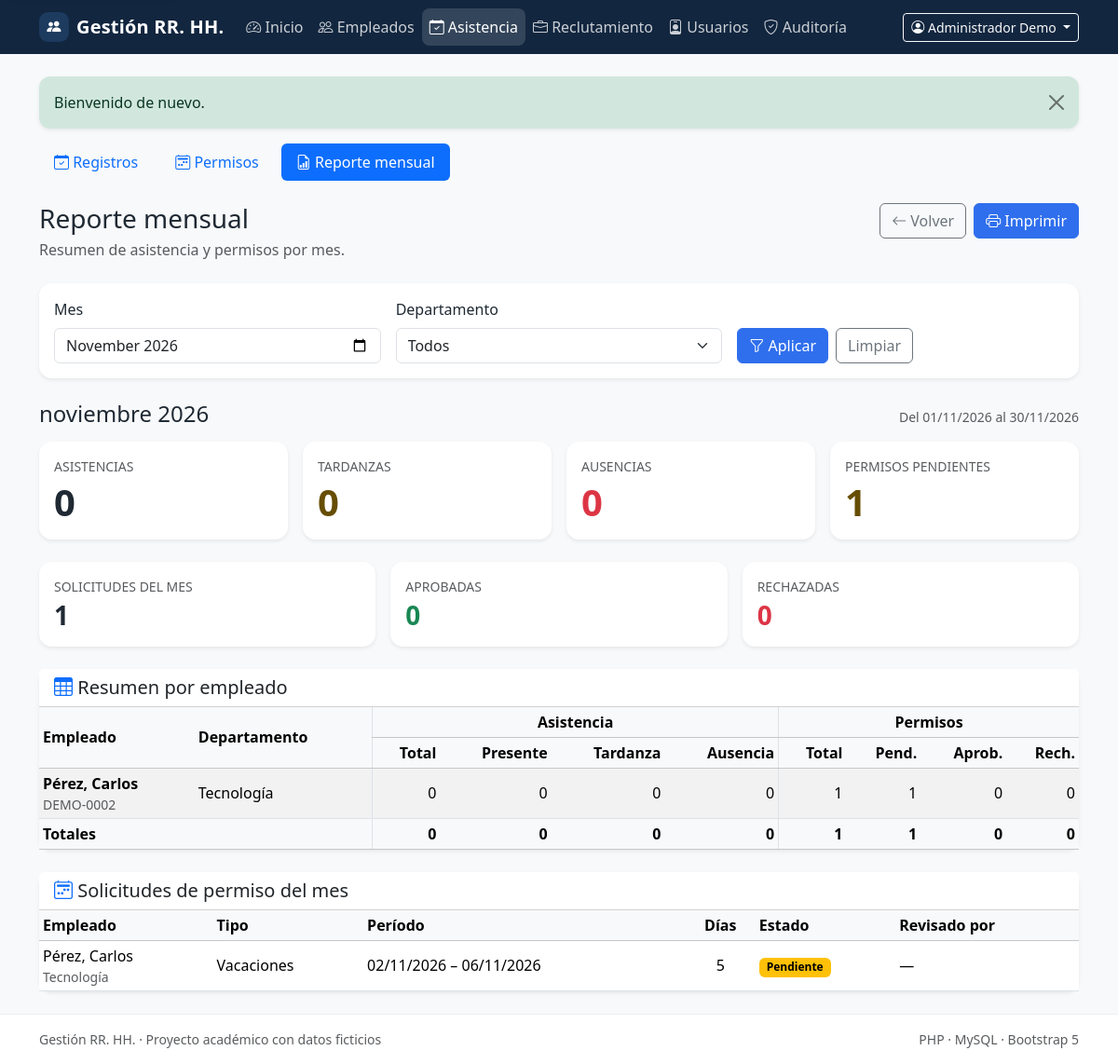
/attendance/report?month=2026-11 (signed in), run on the app's committed database.
### tables this page shows
CREATE TABLE IF NOT EXISTS users (
    id BIGINT UNSIGNED NOT NULL AUTO_INCREMENT,
    name VARCHAR(120) NOT NULL,
    email VARCHAR(190) NOT NULL,
    password_hash VARCHAR(255) NOT NULL,
    password_changed_at DATETIME(6) NULL,
    role ENUM('admin', 'hr') NOT NULL DEFAULT 'hr',
    is_active TINYINT(1) NOT NULL DEFAULT 1,
    last_login_at DATETIME NULL,
    created_at TIMESTAMP NOT NULL DEFAULT CURRENT_TIMESTAMP,
    updated_at TIMESTAMP NOT NULL DEFAULT CURRENT_TIMESTAMP ON UPDATE CURRENT_TIMESTAMP,
    PRIMARY KEY (id),
    UNIQUE KEY uq_users_email (email),
    KEY idx_users_role_active (role, is_active)
);

CREATE TABLE IF NOT EXISTS employees (
    id BIGINT UNSIGNED NOT NULL AUTO_INCREMENT,
    document VARCHAR(30) NOT NULL,
    first_name VARCHAR(80) NOT NULL,
    last_name VARCHAR(80) NOT NULL,
    email VARCHAR(190) NULL,
    phone VARCHAR(30) NULL,
    hire_date DATE NOT NULL,
    department_id BIGINT UNSIGNED NOT NULL,
    position_id BIGINT UNSIGNED NULL,
    status ENUM('active', 'inactive') NOT NULL DEFAULT 'active',
    created_by BIGINT UNSIGNED NULL,
    updated_by BIGINT UNSIGNED NULL,
    created_at TIMESTAMP NOT NULL DEFAULT CURRENT_TIMESTAMP,
    updated_at TIMESTAMP NOT NULL DEFAULT CURRENT_TIMESTAMP ON UPDATE CURRENT_TIMESTAMP,
    PRIMARY KEY (id),
    UNIQUE KEY uq_employees_document (document),
    UNIQUE KEY uq_employees_email (email),
    KEY idx_employees_department (department_id),
    KEY idx_employees_position (position_id),
    KEY idx_employees_status (status),
    KEY idx_employees_name (last_name, first_name),
    CONSTRAINT fk_employees_department
        FOREIGN KEY (department_id) REFERENCES departments (id)
        ON UPDATE CASCADE ON DELETE RESTRICT,
    CONSTRAINT fk_employees_position
        FOREIGN KEY (position_id) REFERENCES positions (id)
        ON UPDATE CASCADE ON DELETE RESTRICT,
    CONSTRAINT fk_employees_created_by
        FOREIGN KEY (created_by) REFERENCES users (id)
        ON UPDATE CASCADE ON DELETE SET NULL,
    CONSTRAINT fk_employees_updated_by
        FOREIGN KEY (updated_by) REFERENCES users (id)
        ON UPDATE CASCADE ON DELETE SET NULL
);

CREATE TABLE IF NOT EXISTS departments (
    id BIGINT UNSIGNED NOT NULL AUTO_INCREMENT,
    name VARCHAR(100) NOT NULL,
    description TEXT NULL,
    is_active TINYINT(1) NOT NULL DEFAULT 1,
    created_at TIMESTAMP NOT NULL DEFAULT CURRENT_TIMESTAMP,
    updated_at TIMESTAMP NOT NULL DEFAULT CURRENT_TIMESTAMP ON UPDATE CURRENT_TIMESTAMP,
    PRIMARY KEY (id),
    UNIQUE KEY uq_departments_name (name),
    KEY idx_departments_active (is_active)
);

CREATE TABLE IF NOT EXISTS leave_requests (
    id BIGINT UNSIGNED NOT NULL AUTO_INCREMENT,
    employee_id BIGINT UNSIGNED NOT NULL,
    leave_type ENUM('vacation', 'personal', 'sick', 'other') NOT NULL,
    start_date DATE NOT NULL,
    end_date DATE NOT NULL,
    reason VARCHAR(500) NOT NULL,
    status ENUM('pending', 'approved', 'rejected') NOT NULL DEFAULT 'pending',
    reviewed_by BIGINT UNSIGNED NULL,
    reviewed_at DATETIME NULL,
    review_notes VARCHAR(500) NULL,
    created_by BIGINT UNSIGNED NULL,
    created_at TIMESTAMP NOT NULL DEFAULT CURRENT_TIMESTAMP,
    updated_at TIMESTAMP NOT NULL DEFAULT CURRENT_TIMESTAMP ON UPDATE CURRENT_TIMESTAMP,
    PRIMARY KEY (id),
    KEY idx_leave_requests_employee (employee_id),
    KEY idx_leave_requests_status (status),
    KEY idx_leave_requests_dates (start_date, end_date),
    KEY idx_leave_requests_overlap (employee_id, status, start_date, end_date),
    CONSTRAINT fk_leave_requests_employee
        FOREIGN KEY (employee_id) REFERENCES employees (id)
        ON UPDATE CASCADE ON DELETE RESTRICT,
    CONSTRAINT fk_leave_requests_reviewer
        FOREIGN KEY (reviewed_by) REFERENCES users (id)
        ON UPDATE CASCADE ON DELETE RESTRICT,
    CONSTRAINT fk_leave_requests_created_by
        FOREIGN KEY (created_by) REFERENCES users (id)
        ON UPDATE CASCADE ON DELETE SET NULL,
    CONSTRAINT chk_leave_requests_dates
        CHECK (end_date >= start_date)
);

### src/Modules/Attendance/Views/report.php (the view, shortened to what the rows shown need)
<?php
$activeTab = 'report';
require __DIR__ . '/partials/tabs.php';
$leaveStatusClasses = ['pending' => 'warning', 'approved' => 'success', 'rejected' => 'danger'];
?>
<div class="d-flex flex-wrap justify-content-between align-items-start gap-3 mb-4 no-print">
    <div>
        <h1 class="h3 mb-1">Reporte mensual</h1>
    </div>
</div>
<div class="d-flex flex-wrap justify-content-between align-items-baseline gap-2 mb-3">
    <h2 class="h4 mb-0"><?= e($report['month_label']) ?></h2>
</div>
<div class="card border-0 shadow-sm mb-4">
    <div class="card-header bg-white">
        <h2 class="h5 mb-0"><i class="bi bi-table text-primary" aria-hidden="true"></i> Resumen por empleado</h2>
    </div>
    <?php if ($report['rows'] === []): ?>
        <div class="card-body py-4 text-center text-body-secondary">
            No hay actividad de asistencia ni permisos para el período y filtros seleccionados.
        </div>
    <?php else: ?>
        <div class="table-responsive">
            <table aria-label="Resumen de asistencia por empleado" class="table table-sm table-striped align-middle mb-0">
                <thead class="table-light">
                <tr>
                    <th scope="col" rowspan="2" class="align-middle">Empleado</th>
                    <th scope="col" rowspan="2" class="align-middle">Departamento</th>
                    <th scope="colgroup" colspan="4" class="text-center border-start">Asistencia</th>
                    <th scope="colgroup" colspan="4" class="text-center border-start">Permisos</th>
                </tr>
                <tr>
                    <th scope="col" class="text-end border-start">Total</th>
                    <th scope="col" class="text-end">Presente</th>
                    <th scope="col" class="text-end">Tardanza</th>
                    <th scope="col" class="text-end">Ausencia</th>
                    <th scope="col" class="text-end border-start">Total</th>
                    <th scope="col" class="text-end">Pend.</th>
                    <th scope="col" class="text-end">Aprob.</th>
                    <th scope="col" class="text-end">Rech.</th>
                </tr>
                </thead>
                <tbody>
                <?php foreach ($report['rows'] as $row): ?>
                    <tr>
                        <td>
                            <span class="fw-semibold"><?= e((string) $row['employee_name']) ?></span>
                            <div class="small text-body-secondary"><?= e((string) $row['document']) ?></div>
                        </td>
                        <td><?= e((string) $row['department_name']) ?></td>
                        <td class="text-end border-start"><?= (int) $row['attendance_total'] ?></td>
                        <td class="text-end"><?= (int) $row['present'] ?></td>
                        <td class="text-end"><?= (int) $row['late'] ?></td>
                        <td class="text-end"><?= (int) $row['absent'] ?></td>
                        <td class="text-end border-start"><?= (int) $row['leave_total'] ?></td>
                        <td class="text-end"><?= (int) $row['leave_pending'] ?></td>
                        <td class="text-end"><?= (int) $row['leave_approved'] ?></td>
                        <td class="text-end"><?= (int) $row['leave_rejected'] ?></td>
                    </tr>
                <?php endforeach; ?>
                </tbody>
                <tfoot class="table-light">
                <tr>
                    <th colspan="2">Totales</th>
                    <th class="text-end border-start"><?= (int) $report['attendance']['total'] ?></th>
                    <th class="text-end"><?= (int) $report['attendance']['present'] ?></th>
                    <th class="text-end"><?= (int) $report['attendance']['late'] ?></th>
                    <th class="text-end"><?= (int) $report['attendance']['absent'] ?></th>
                    <th class="text-end border-start"><?= (int) $report['leaves']['total'] ?></th>
                    <th class="text-end"><?= (int) $report['leaves']['pending'] ?></th>
                    <th class="text-end"><?= (int) $report['leaves']['approved'] ?></th>
                    <th class="text-end"><?= (int) $report['leaves']['rejected'] ?></th>
                </tr>
                </tfoot>
            </table>
        </div>
    <?php endif; ?>
</div>
<div class="card border-0 shadow-sm">
    <div class="card-header bg-white">
        <h2 class="h5 mb-0"><i class="bi bi-calendar2-week text-primary" aria-hidden="true"></i> Solicitudes de permiso del mes</h2>
    </div>
    <?php if ($report['leave_rows'] === []): ?>
        <div class="card-body py-4 text-center text-body-secondary">
            No hay solicitudes que inicien en el período seleccionado.
        </div>
    <?php else: ?>
        <div class="table-responsive">
            <table aria-label="Solicitudes de permiso del mes" class="table table-sm align-middle mb-0">
                <thead class="table-light">
                <tr>
                    <th scope="col">Empleado</th>
                    <th scope="col">Tipo</th>
                    <th scope="col">Período</th>
                    <th scope="col" class="text-center">Días</th>
                    <th scope="col">Estado</th>
                    <th scope="col">Revisado por</th>
                </tr>
                </thead>
                <tbody>
                <?php foreach ($report['leave_rows'] as $leave): ?>
                    <?php $statusClass = $leaveStatusClasses[(string) $leave['status']] ?? 'secondary'; ?>
                    <tr>
                        <td>
                            <?= e((string) $leave['employee_name']) ?>
                            <div class="small text-body-secondary"><?= e((string) $leave['department_name']) ?></div>
                        </td>
                        <td><?= e(status_label((string) $leave['leave_type'])) ?></td>
                        <td class="text-nowrap">
                            <?= e(format_date((string) $leave['start_date'])) ?>
                            – <?= e(format_date((string) $leave['end_date'])) ?>
                        </td>
                        <td class="text-center"><?= (int) $leave['days'] ?></td>
                        <td>
                            <span class="badge text-bg-<?= e($statusClass) ?>">
                                <?= e(status_label((string) $leave['status'])) ?>
                            </span>
                        </td>
                        <td><?= e((string) ($leave['reviewer_name'] ?? '—')) ?></td>
                    </tr>
                <?php endforeach; ?>
                </tbody>
            </table>
        </div>
    <?php endif; ?>
</div>

### src/Shared/Views/layouts/app.php (shortened to what the rows shown need)
<!doctype html>
<html lang="es">
<head>
    <link href="https://cdn.jsdelivr.net/npm/bootstrap@5.3.3/dist/css/bootstrap.min.css" rel="stylesheet"
>
    <link href="https://cdn.jsdelivr.net/npm/bootstrap-icons@1.11.3/font/bootstrap-icons.min.css" rel="stylesheet"
>
    <link href="<?= e(asset('css/app.css')) ?>" rel="stylesheet">
</head>
<body class="bg-body-tertiary d-flex flex-column min-vh-100">
<nav class="navbar navbar-expand-lg navbar-dark app-navbar" aria-label="Navegación principal">
    <div class="container">
        <div class="collapse navbar-collapse" id="mainNavigation">
            <?php if ($currentUser !== null): ?>
                <div class="dropdown">
                    <button class="btn btn-sm btn-outline-light dropdown-toggle" type="button"
                            data-bs-toggle="dropdown" aria-expanded="false">
                        <i class="bi bi-person-circle" aria-hidden="true"></i>
                        <?= e((string) $currentUser['name']) ?>
                    </button>
                </div>
            <?php endif; ?>
        </div>
    </div>
</nav>
<main class="flex-grow-1 py-4" id="main-content" tabindex="-1">
    <div class="container">
        <?php require __DIR__ . '/../partials/flash.php'; ?>
        <?= $content ?>
    </div>
</main>
</body>
</html>

### data on the page
users: name "Administrador Demo"
employees: employee_name "Pérez, Carlos", document "DEMO-0002", department.name "Tecnología", attendance_total "0", present "0", late "0", absent "0", department.is_active "1", leave_approved "0", leave_rejected "0"
leave_requests: employee_name "Pérez, Carlos", department_name "Tecnología", leave_type "Vacaciones", start_date "02/11/2026", end_date "06/11/2026", days "5", status "Pendiente", reviewer_name "—"

### other printed values
$appName "Gestión RR. HH."
$item['label'] "Inicio"
$item['label'] "Empleados"
$item['label'] "Asistencia"
$item['label'] "Reclutamiento"
$item['label'] "Usuarios"
$item['label'] "Auditoría"
$message['message'] "Bienvenido de nuevo."
$tab['label'] "Registros"
$tab['label'] "Permisos"
$tab['label'] "Reporte mensual"
$report['month_label'] "noviembre 2026"
format_date($report['range']['start']) "01/11/2026"
format_date($report['range']['end']) "30/11/2026"
$report['attendance']['total'] "0"
